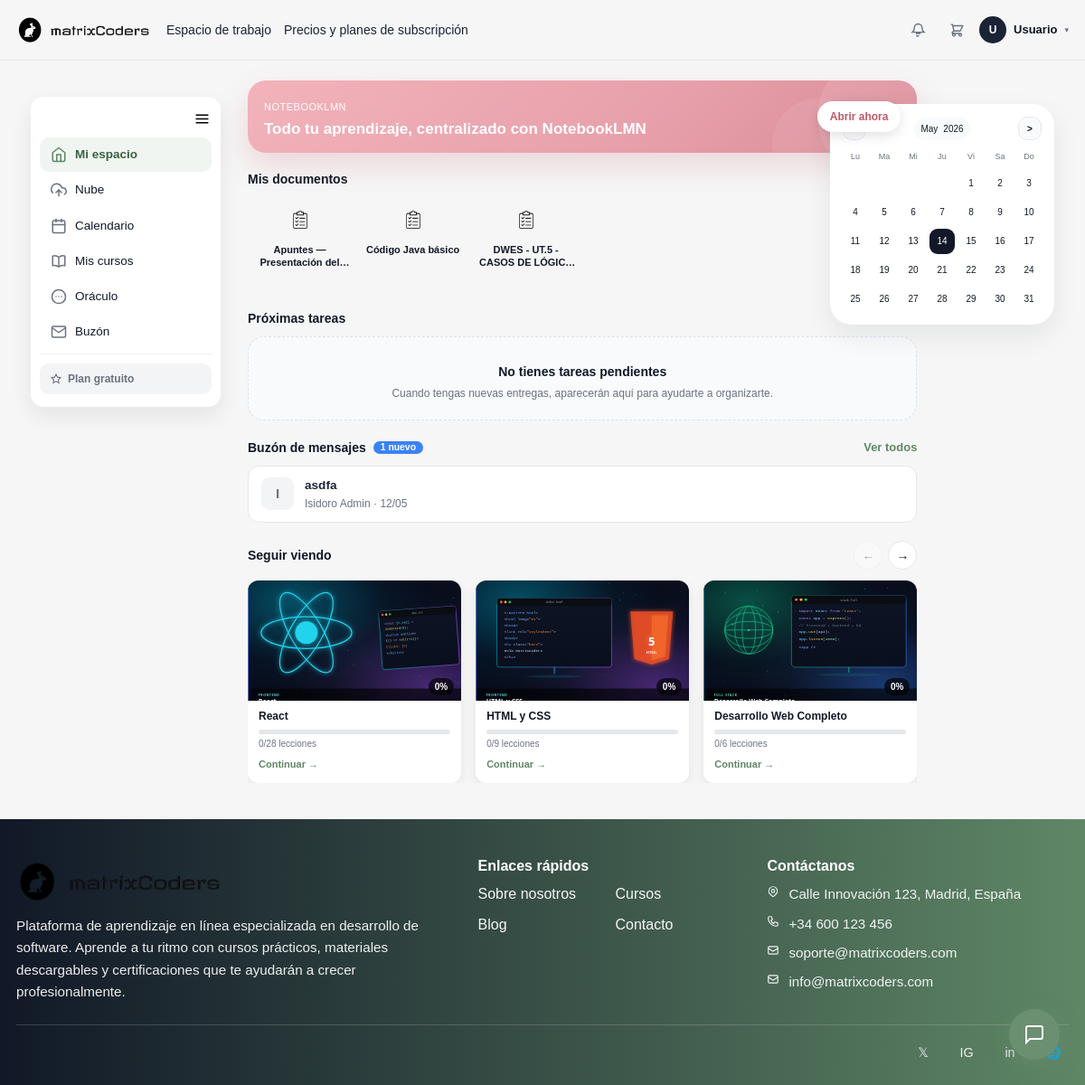
Screenshot of /index.php?url=dashboard (signed in) with the database file from the repository.
### tables this page shows
CREATE TABLE documento (
    id           INTEGER PRIMARY KEY AUTOINCREMENT,
    usuario_id   INTEGER NOT NULL,
    carpeta_id   INTEGER DEFAULT NULL,
    plantilla_id INTEGER DEFAULT NULL,
    titulo       TEXT    NOT NULL,
    contenido    TEXT    DEFAULT NULL,
    estado       TEXT    NOT NULL DEFAULT 'borrador',
    destacado    INTEGER NOT NULL DEFAULT 0,
    FOREIGN KEY (usuario_id)   REFERENCES usuario(id)   ON DELETE CASCADE  ON UPDATE CASCADE,
    FOREIGN KEY (carpeta_id)   REFERENCES carpeta(id)   ON DELETE SET NULL ON UPDATE CASCADE,
    FOREIGN KEY (plantilla_id) REFERENCES plantilla(id) ON DELETE SET NULL ON UPDATE CASCADE
);

CREATE TABLE mensaje (
    id          INTEGER PRIMARY KEY AUTOINCREMENT,
    emisor_id   INTEGER NOT NULL,
    receptor_id INTEGER NOT NULL,
    asunto      TEXT    DEFAULT NULL,
    cuerpo      TEXT    NOT NULL,
    enviado_en  TEXT    NOT NULL DEFAULT (datetime('now')),
    leido       INTEGER NOT NULL DEFAULT 0, reply_to_id INTEGER DEFAULT NULL, hilo_id     INTEGER DEFAULT NULL,
    FOREIGN KEY (emisor_id)   REFERENCES usuario(id) ON DELETE CASCADE ON UPDATE CASCADE,
    FOREIGN KEY (receptor_id) REFERENCES usuario(id) ON DELETE CASCADE ON UPDATE CASCADE
);

CREATE TABLE usuario (
    id         INTEGER PRIMARY KEY AUTOINCREMENT,
    nombre     TEXT    NOT NULL,
    email      TEXT    NOT NULL UNIQUE,
    contraseña TEXT    NOT NULL,
    creado_en  TEXT    NOT NULL DEFAULT (datetime('now')),
    rol        TEXT    NOT NULL DEFAULT 'USUARIO'
               CHECK (rol IN ('USUARIO','INSTRUCTOR','MODERADOR','ADMINISTRADOR'))
, es_superadmin INTEGER NOT NULL DEFAULT 0, es_moderador  INTEGER NOT NULL DEFAULT 0, foto           TEXT    DEFAULT NULL, bio            TEXT    DEFAULT NULL, idioma         TEXT    NOT NULL DEFAULT 'es', notificaciones INTEGER NOT NULL DEFAULT 1, privacidad     TEXT    NOT NULL DEFAULT 'publico', tipo_persona         TEXT DEFAULT 'natural', areas_interes        TEXT DEFAULT NULL, tecnologias          TEXT DEFAULT NULL, github               TEXT DEFAULT NULL, objetivo             TEXT DEFAULT NULL, nivel_experiencia    TEXT DEFAULT NULL, frecuencia_estudio   TEXT DEFAULT NULL, ultimo_estudio       TEXT DEFAULT NULL, tipo_curso_preferido TEXT DEFAULT NULL);

CREATE TABLE curso (
    id             INTEGER PRIMARY KEY AUTOINCREMENT,
    titulo         TEXT    NOT NULL,
    descripcion    TEXT    DEFAULT NULL,
    info_extra     TEXT    DEFAULT NULL,
    que_aprenderas TEXT    DEFAULT NULL,
    imagen         TEXT    DEFAULT NULL,
    destacado      INTEGER NOT NULL DEFAULT 0,
    precio         REAL    NOT NULL DEFAULT 0.00,
    nivel          TEXT    DEFAULT NULL,
    categoria      TEXT    DEFAULT NULL,
    duracion_min   INTEGER DEFAULT NULL,
    estudiantes    INTEGER DEFAULT NULL
, activo        INTEGER NOT NULL DEFAULT 1, instructor_id INTEGER DEFAULT NULL, orden         INTEGER NOT NULL DEFAULT 0, apuntes_json   TEXT    DEFAULT NULL);

### app/views/dashboard/index.php (the view, shortened to what the rows shown need)
<?php
require_once __DIR__ . '/../../helpers/curso_imagen.php';
$documentosRecientes = is_array($documentosRecientes ?? null) ? $documentosRecientes : [];
?>
<!DOCTYPE html>
<html lang="es">
<head>
    <link href="https://cdn.jsdelivr.net/npm/bootstrap@5.3.3/dist/css/bootstrap.min.css" rel="stylesheet">
    <link rel="stylesheet" href="<?= BASE_URL ?>/css/header.css">
    <link rel="stylesheet" href="<?= BASE_URL ?>/css/footer.css">
    <link rel="stylesheet" href="<?= BASE_URL ?>/css/dashboard.css">
    <link rel="stylesheet" href="<?= BASE_URL ?>/css/sidebar.css">
</head>
<body>
    <main class="main-dashboard">
        <div class="mc-container">
            <div class="contenedor-dashboard">
                <section class="contenido-dashboard">
                    <div class="banner-dashboard">
                        <div class="banner-texto">
                            <h1>Todo tu aprendizaje, centralizado con NotebookLMN</h1>
                        </div>
                    </div>
                    <div class="documentos">
                        <div class="dashboard-section-head">
                            <h2>Mis documentos</h2>
                        </div>
                        <?php if (count($documentosRecientes) === 0): ?>
                            <div class="sv-empty">
                                <svg width="40" height="40" fill="none" stroke="currentColor" stroke-width="1.4" viewBox="0 0 24 24">
                                    <path stroke-linecap="round" d="M14 2H6a2 2 0 0 0-2 2v16a2 2 0 0 0 2 2h12a2 2 0 0 0 2-2V8z"/>
                                    <polyline stroke-linecap="round" points="14 2 14 8 20 8"/>
                                    <line stroke-linecap="round" x1="9" y1="13" x2="15" y2="13"/>
                                    <line stroke-linecap="round" x1="9" y1="17" x2="12" y2="17"/>
                                </svg>
                                <div>
                                    <p class="sv-empty-title">Aún no tienes documentos</p>
                                    <p class="sv-empty-sub">Crea tu primer documento o sube uno desde la nube.</p>
                                </div>
                                <a class="sv-empty-btn" href="<?= BASE_URL ?>/index.php?url=mis-documentos">Crear documento →</a>
                            </div>
                        <?php else: ?>
                            <div class="documentos-recientes-grid compact-doc-strip">
                                <?php foreach ($documentosRecientes as $doc): ?>
                                    <a class="documento-mini-item documento-mini-link" href="<?= BASE_URL ?>/index.php?url=documento&id=<?= (int)$doc['id'] ?>">
                                        <div class="documento-mini-icono">
                                            <img src="<?= BASE_URL ?>/img/portapapeles.png" alt="Documento">
                                        </div>
                                        <div class="documento-mini-body">
                                            <h3><?= htmlspecialchars($doc['titulo']) ?></h3>
                                        </div>
                                    </a>
                                <?php endforeach; ?>
                            </div>
                        <?php endif; ?>
                    </div>
                    <div class="documentos">
                        <div class="dashboard-section-head">
                            <h2>Próximas tareas</h2>
                        </div>
                    </div>
                    <?php
                    $mensajesNoLeidos  = $mensajesNoLeidos  ?? 0;
                    $mensajesRecientes = $mensajesRecientes ?? [];
                    ?>
                    <div class="documentos">
                        <div class="dashboard-section-head">
                            <h2 style="display:flex;align-items:center;gap:.5rem">
                                Buzón de mensajes
                                <?php if ($mensajesNoLeidos > 0): ?>
                                <span style="background:#3b82f6;color:#fff;font-size:.65rem;font-weight:800;border-radius:99px;padding:1px 8px"><?= $mensajesNoLeidos ?> nuevo<?= $mensajesNoLeidos !== 1 ? 's' : '' ?></span>
                                <?php endif; ?>
                            </h2>
                        </div>
                        <?php if (empty($mensajesRecientes)): ?>
                        <div class="sv-empty">
                            <div>
                                <p class="sv-empty-title">Sin mensajes</p>
                                <p class="sv-empty-sub">Cuando recibas mensajes de administradores o instructores aparecerán aquí.</p>
                            </div>
                        </div>
                        <?php else: ?>
                        <div style="display:flex;flex-direction:column;gap:6px">
                            <?php foreach ($mensajesRecientes as $msg):
                                $esLeido = (bool)$msg['leido'];
                                $diffSec = time() - strtotime($msg['enviado_en'] ?? 'now');
                                $timeAgo = $diffSec < 60 ? 'ahora' : ($diffSec < 3600 ? floor($diffSec/60).'m' : ($diffSec < 86400 ? floor($diffSec/3600).'h' : date('d/m', strtotime($msg['enviado_en']))));
                            ?>
                            <a href="<?= BASE_URL ?>/index.php?url=buzon&msg=<?= (int)$msg['id'] ?>"
                               style="display:flex;align-items:center;gap:12px;padding:11px 14px;border-radius:12px;border:1.5px solid <?= $esLeido ? '#e5e7eb' : '#bfdbfe' ?>;background:<?= $esLeido ? '#fff' : '#eff6ff' ?>;text-decoration:none;transition:border-color .15s">
                                <div style="width:36px;height:36px;border-radius:9px;background:<?= $esLeido ? '#f3f4f6' : '#dbeafe' ?>;color:<?= $esLeido ? '#6b7280' : '#1d4ed8' ?>;display:flex;align-items:center;justify-content:center;font-weight:800;font-size:.95rem;flex-shrink:0">
                                    <?= mb_strtoupper(mb_substr($msg['nombre_emisor'] ?? 'X', 0, 1, 'UTF-8'), 'UTF-8') ?>
                                </div>
                                <div style="flex:1;min-width:0">
                                    <div style="font-size:.85rem;font-weight:<?= $esLeido ? '600' : '800' ?>;color:#1B2336;white-space:nowrap;overflow:hidden;text-overflow:ellipsis">
                                        <?= htmlspecialchars($msg['asunto'] ?: 'Sin asunto') ?>
                                    </div>
                                    <div style="font-size:.75rem;color:#6b7280;margin-top:1px">
                                        <?= htmlspecialchars($msg['nombre_emisor']) ?> · <?= $timeAgo ?>
                                    </div>
                                </div>
                            </a>
                            <?php endforeach; ?>
                        </div>
                        <?php endif; ?>
                    </div>
                    <div class="seguimiento">
                        <div class="seguimiento-cabecera">
                            <h2>Seguir viendo</h2>
                        </div>
                        <?php if (empty($cursosEnProgreso)): ?>
                            <div class="sv-empty">
                                <svg width="40" height="40" fill="none" stroke="currentColor" stroke-width="1.4" viewBox="0 0 24 24">
                                    <rect x="2" y="3" width="20" height="14" rx="2"/>
                                    <path stroke-linecap="round" d="M8 21h8M12 17v4"/>
                                    <path stroke-linecap="round" d="M10 10l2-2 4 4"/>
                                </svg>
                                <div>
                                    <p class="sv-empty-title">Aún no tienes cursos en progreso</p>
                                    <p class="sv-empty-sub">Empieza un curso y aquí verás tu progreso.</p>
                                </div>
                                <a class="sv-empty-btn" href="<?= BASE_URL ?>/index.php">Explorar cursos →</a>
                            </div>
                        <?php else: ?>
                            <div class="sv-track-wrap">
                                <div class="sv-track" id="svTrack">
                                    <?php foreach ($cursosEnProgreso as $sc):
                                        $progreso      = $sc['progreso'];
                                        $esCompletado  = !empty($sc['completado']);
                                        $leccionUrl    = $esCompletado
                                            ? BASE_URL . '/index.php?url=curso-completado&curso=' . $sc['id']
                                            : ($sc['ultima_leccion_id']
                                                ? BASE_URL . '/index.php?url=leccion&id=' . $sc['ultima_leccion_id']
                                                : BASE_URL . '/index.php?url=detallecurso&id=' . $sc['id']);
                                        $imgSrc = matrixcoders_curso_image($sc['imagen'] ?? '', $sc['titulo'] ?? '');
                                    ?>
                                        <a class="sv-card" href="<?= $leccionUrl ?>">
                                            <div class="sv-thumb">
                                                <img src="<?= htmlspecialchars($imgSrc) ?>"
                                                    alt="<?= htmlspecialchars($sc['titulo']) ?>"
                                                    onerror="this.src='<?= BASE_URL ?>/img/aprendiendo.png'">
                                                <?php if ($esCompletado): ?>
                                                <span class="sv-badge" style="background:#22c55e">🏆 Completado</span>
                                                <?php else: ?>
                                                <span class="sv-badge"><?= $progreso ?>%</span>
                                                <?php endif; ?>
                                            </div>
                                            <div class="sv-body">
                                                <p class="sv-titulo"><?= htmlspecialchars($sc['titulo']) ?></p>
                                                <div class="sv-progress-wrap">
                                                    <div class="sv-progress-bar">
                                                    </div>
                                                    <span class="sv-progress-label">
                                                        <?php if ($esCompletado): ?>¡Curso completado!
                                                        <?php else: ?><?= $sc['lecciones_vistas'] ?>/<?= $sc['total_lecciones'] ?> lecciones<?php endif; ?>
                                                    </span>
                                                </div>
                                                <span class="sv-continuar"><?= $esCompletado ? 'Ver certificado →' : 'Continuar →' ?></span>
                                            </div>
                                        </a>
                                    <?php endforeach; ?>
                                </div>
                            </div>
                        <?php endif; ?>
                    </div>
                </section>
            </div>
        </div>
    </main>
    <?php require __DIR__ . '/../layout/footer.php'; ?>
</body>
</html>

### rows the page displays
documento: titulo "Apuntes — Presentación…"
documento: titulo "Código Java básico"
documento: titulo "DWES - UT.5 - CASOS DE…"
mensaje: emisor.nombre "I", asunto "asdfa", emisor.nombre "Isidoro Admin"
curso: imagen+titulo (picture), progreso "0", titulo "React", lecciones_vistas "0", total_lecciones "28"
curso: imagen+titulo (picture), progreso "0", titulo "HTML y CSS", lecciones_vistas "0", total_lecciones "9"
curso: imagen+titulo (picture), progreso "0", titulo "Desarrollo Web Completo", lecciones_vistas "0", total_lecciones "6"

### other values shown
mb_strtoupper(mb_substr($nombreMenu, 0, 1, 'UTF-8'), 'UTF-8') "U"
$nombreMenu "Usuario"
PlanHelper::etiqueta($planActivo) "Plan gratuito"
$mensajesNoLeidos "1"
$monthNames[$calMonth] "May"
$calYear "2026"
